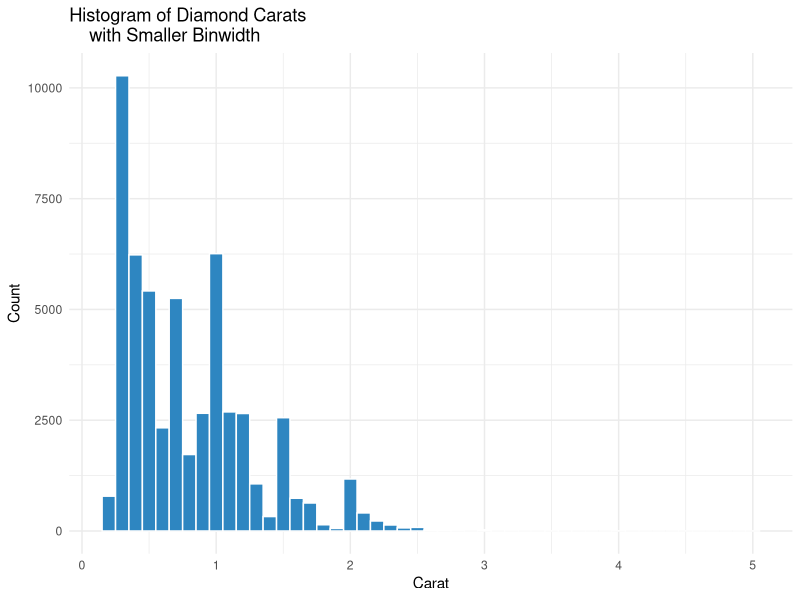
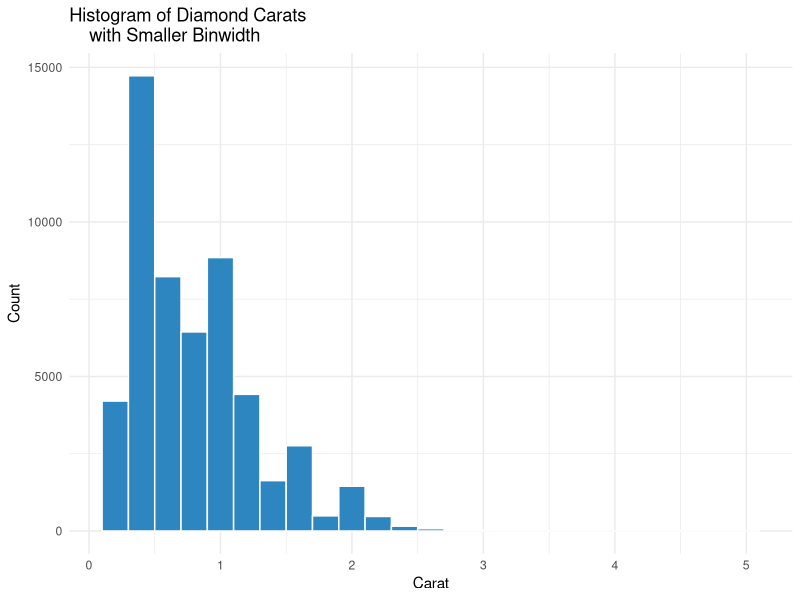
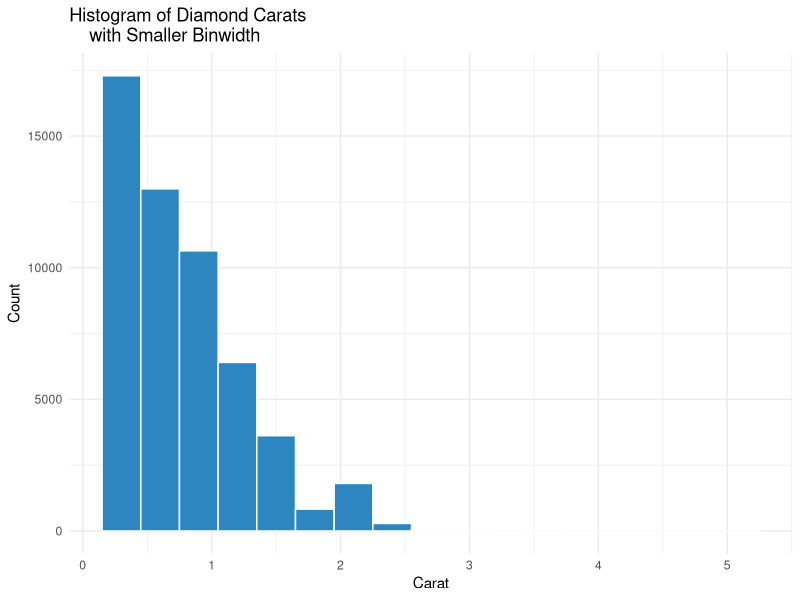
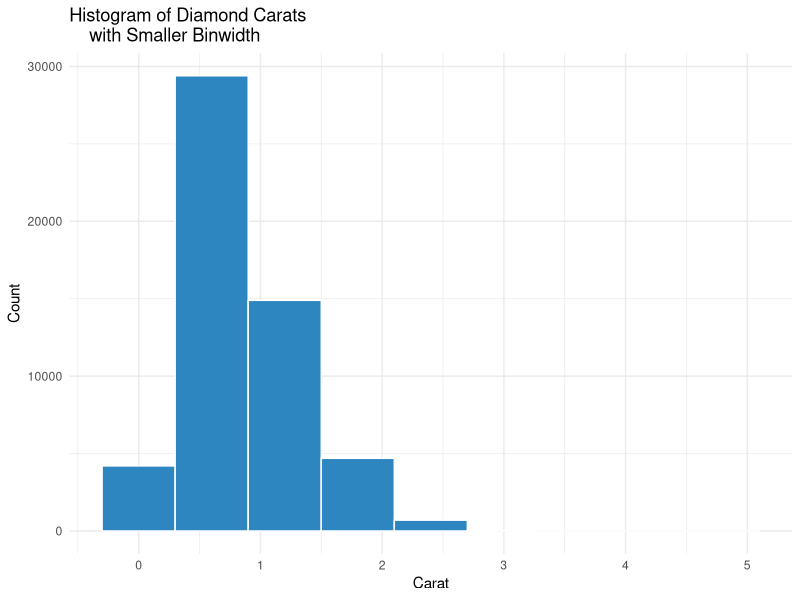
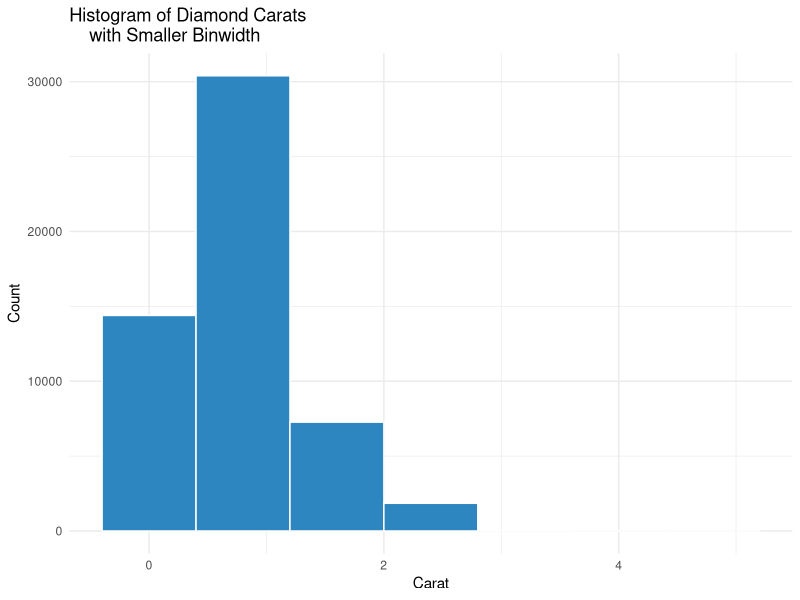
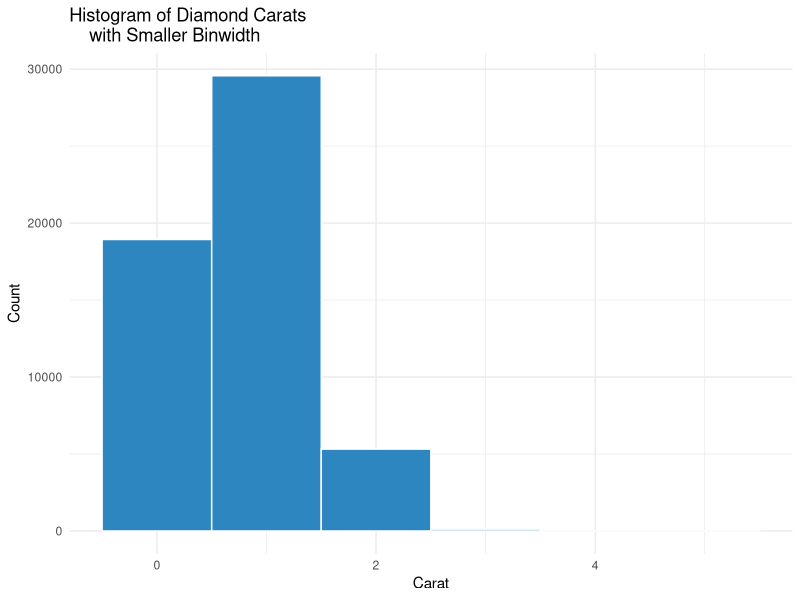
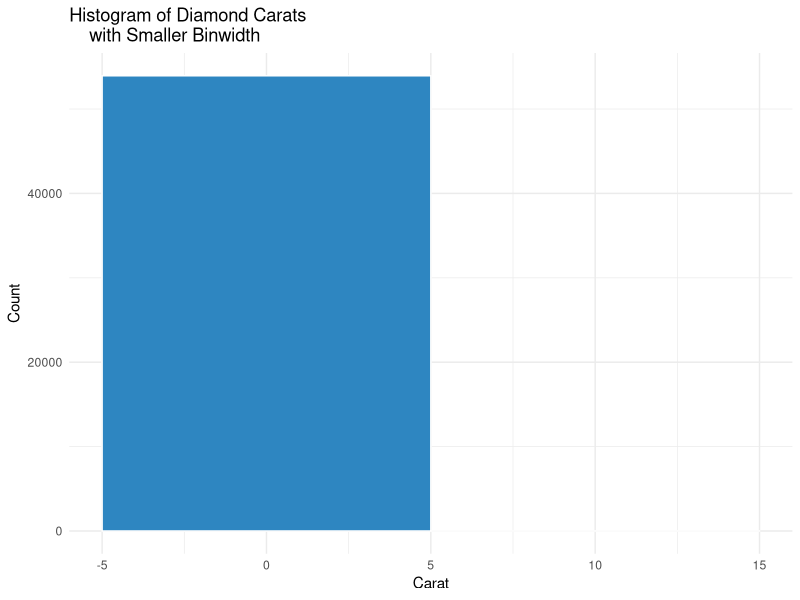
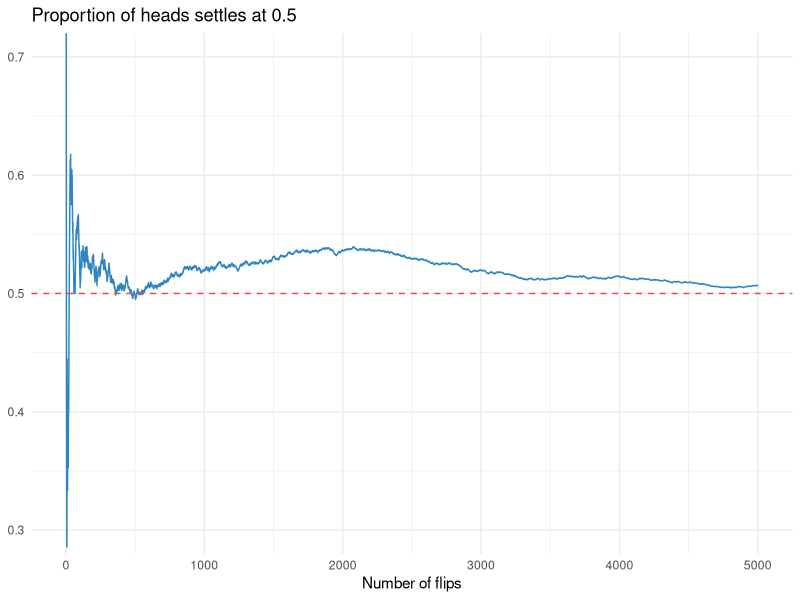

Recreate these plots in R, in order.
## ---- chunk 1
library(tidyverse)

bw = 0.1 # binwidth setting
ggplot(diamonds, aes(x = carat)) +
  geom_histogram(binwidth = bw ,
    fill = "#2E86C1", color = "white") +
  labs(title = "Histogram of Diamond Carats
    with Smaller Binwidth",
       x = "Carat", y = "Count") +
  theme_minimal()
## ---- chunk 2
library(tidyverse)

bw = 0.2 # binwidth setting
ggplot(diamonds, aes(x = carat)) +
  geom_histogram(binwidth = bw ,
    fill = "#2E86C1", color = "white") +
  labs(title = "Histogram of Diamond Carats
    with Smaller Binwidth",
       x = "Carat", y = "Count") +
  theme_minimal()
## ---- chunk 3
library(tidyverse)

bw = 0.3 # binwidth setting
ggplot(diamonds, aes(x = carat)) +
  geom_histogram(binwidth = bw ,
    fill = "#2E86C1", color = "white") +
  labs(title = "Histogram of Diamond Carats
    with Smaller Binwidth",
       x = "Carat", y = "Count") +
  theme_minimal()
## ---- chunk 4
library(tidyverse)

bw = 0.6 # binwidth setting
ggplot(diamonds, aes(x = carat)) +
  geom_histogram(binwidth = bw ,
    fill = "#2E86C1", color = "white") +
  labs(title = "Histogram of Diamond Carats
    with Smaller Binwidth",
       x = "Carat", y = "Count") +
  theme_minimal()
## ---- chunk 5
library(tidyverse)

bw = 0.8 # binwidth setting
ggplot(diamonds, aes(x = carat)) +
  geom_histogram(binwidth = bw ,
    fill = "#2E86C1", color = "white") +
  labs(title = "Histogram of Diamond Carats
    with Smaller Binwidth",
       x = "Carat", y = "Count") +
  theme_minimal()
## ---- chunk 6
library(tidyverse)

bw = 1 # binwidth setting
ggplot(diamonds, aes(x = carat)) +
  geom_histogram(binwidth = bw ,
    fill = "#2E86C1", color = "white") +
  labs(title = "Histogram of Diamond Carats
    with Smaller Binwidth",
       x = "Carat", y = "Count") +
  theme_minimal()
## ---- chunk 7
library(tidyverse)

bw = 10 # binwidth setting
ggplot(diamonds, aes(x = carat)) +
  geom_histogram(binwidth = bw ,
    fill = "#2E86C1", color = "white") +
  labs(title = "Histogram of Diamond Carats
    with Smaller Binwidth",
       x = "Carat", y = "Count") +
  theme_minimal()
## ---- chunk 8
#| echo: false
#| fig-width: 6
#| fig-height: 3.6

library(tidyverse)
set.seed(301)

flips <- sample(c(0, 1), 5000, replace = TRUE)

tibble(
  n = seq_along(flips),
  running = cummean(flips)
) %>%
  ggplot(aes(n, running)) +
  geom_line(color = "#2E86C1") +
  geom_hline(yintercept = 0.5,
             color = "#E74C3C",
             linetype = "dashed") +
  coord_cartesian(ylim = c(0.3, 0.7)) +
  labs(title = "Proportion of heads settles at 0.5",
       x = "Number of flips", y = NULL) +
  theme_minimal(base_size = 11)
## ---- chunk 9
#| echo: true

set.seed(301)

# Without replacement (default) - like dealing cards
sample(1:10, size = 5)

# With replacement - like rolling a die repeatedly
sample(1:6, size = 10, replace = TRUE)
## ---- chunk 10
#| echo: true

# Unequal probabilities - a weighted coin
sample(c("Heads", "Tails"), size = 10, replace = TRUE, prob = c(0.8, 0.2))

# Shuffle an entire vector
sample(letters[1:8])
## ---- chunk 11
#| echo: true

# Sample rows of a data frame (tidyverse)
slice_sample(iris, n = 10)
## ---- chunk 12
#| echo: true
#| fig-width: 6
#| fig-height: 3.6
library(tidyverse)

# Scatter plot of continuous data 
# (Engine displacement vs. Highway MPG)
ggplot(data = mpg, aes(x = displ, y = hwy)) +
  geom_point(color = "steelblue", size = 2.5, alpha = 0.7) +
  labs(
    title = "Continuous Data: Engine Size vs. Fuel Efficiency",
    x = "Engine Displacement (Liters)",
    y = "Highway Miles per Gallon"
  ) +
  theme_minimal()
## ---- chunk 13
#| echo: true
#| fig-width: 6
#| fig-height: 3.6
library(tidyverse)

# Bar chart of discrete data (Count of diamonds by cut quality)
ggplot(data = diamonds, aes(x = cut)) +
  geom_bar(fill = "steelblue", color = "black", alpha = 0.7) +
  labs(
    title = "Discrete Data: Count of Diamonds by Cut",
    x = "Cut Quality (Category)",
    y = "Count"
  ) + theme_minimal()
## ---- chunk 14
#| echo: false
#| fig-width: 11
#| fig-height: 3.8

x <- seq(-4, 4, length.out = 300)

tibble(x = x, density = dnorm(x)) %>%
  ggplot(aes(x, density)) +
  geom_area(data = ~ filter(.x, x >= -1, x <= 1),
   fill = "#27AE60", alpha = 0.5) +
  geom_area(data = ~ filter(.x, x >= -2, x <= 2),
   fill = "#3498DB", alpha = 0.25) +
  geom_area(data = ~ filter(.x, x >= -3, x <= 3),
   fill = "#8E44AD", alpha = 0.15
) +
geom_line(linewidth = 1) +
  annotate("text", x = 0, y = 0.15,
   label = "68%", size = 5, color = "white") +
  annotate("text", x = 1.5, y = 0.05,
   label = "95%", size = 4.5, color = "#2E86C1") +
  labs(title = "The 68-95-99.7 rule",
       subtitle = "Within 1, 2, and 3 standard deviations of the mean",
       y = "Density") +

  theme_minimal(base_size = 12)
## ---- chunk 15
#| echo: true

# Human IQ scores: mean 100, sd 15

# 1. What fraction score below 115 (cumulative 
# probability of scoring less than 115)?
pnorm(115, mean = 100, sd = 15)

# 2. What fraction score ABOVE 130 (cumulative 
# probability of scoring more than 130)?
pnorm(130, mean = 100, sd = 15, lower.tail = FALSE)

# 3. What fraction between 85 and 115 (cumulative 
# probability of scoring between 85 and 115)?
pnorm(115, 100, 15) - pnorm(85, 100, 15)

# 4. What score puts you in the top 1% (cumulative
# probability of scoring less than this score)?
qnorm(0.99, mean = 100, sd = 15)

# 5. The classic 95% cutoffs on the standard normal
# (cumulative probability of scoring between these # cutoffs)
qnorm(c(0.025, 0.975))
## ---- chunk 16
#| echo: true
#| fig-width: 10
#| fig-height: 3.6
#| output-location: column

# The probability of getting exactly 5 correct answers 
# out of 20 questions when guessing randomly on a 
# multiple-choice quiz with 4 options per question?
# P(exactly 5 correct)
dbinom(5, size = 20, prob = 0.25)
## ---- chunk 17
#| echo: true
#| fig-width: 10
#| fig-height: 3.6
#| output-location: column
# The probability of getting 10 or more correct answers 
# out of 20 questions when randomly guessing on a 
# multiple-choice quiz with 4 options per question?
# P(10 or more correct). Note, `lower.tail = FALSE`
# calculates the probability of getting more than 
# 9 correct, rather than 9 or fewer.
pbinom(9, 20, 0.25, lower.tail = FALSE)

## ---- chunk 18
#| echo: true
#| fig-width: 10
#| fig-height: 3.6
#| output-location: column
tibble(k = 0:20,
       p = dbinom(0:20, 20, 0.25)) %>%
  ggplot(aes(factor(k), p)) +
  geom_col(fill = "#8E44AD") +
  labs(title = "Guessing on a 20-question quiz",
       x = "Number correct",
       y = "Probability") +
  theme_minimal(base_size = 11)
## ---- chunk 19
#| echo: true
#| fig-width: 11
#| fig-height: 3.4

# A help desk receives 4 calls per hour on average

cat("P(exactly 4 calls):", round(dpois(4, lambda = 4), 4), "\n")
cat("P(more than 8):    ", round(ppois(8, 4, lower.tail = FALSE), 4), "\n")
cat("Busiest 5% of hours start at:", qpois(0.95, 4), "calls\n")
## ---- chunk 20
#| echo: true
#| fig-width: 11
#| fig-height: 3.4

tibble(k = rep(0:15, 3),
       lambda = rep(c(1, 4, 9), each = 16)) %>%
  mutate(p = dpois(k, lambda)) %>%
  ggplot(aes(k, p, fill = factor(lambda))) +
  geom_col(position = "identity", alpha = 0.6) +
  scale_fill_manual(values = c("#27AE60", "#3498DB", "#E67E22")) +
  labs(title = "Poisson gets more symmetric as lambda (an average) grows",
       fill = "lambda", x = "Events", y = "Probability") +
  theme_minimal(base_size = 11)
## ---- chunk 21
#| echo: false
#| fig-width: 10
#| fig-height: 3.6
#| 
library(tidyverse)

set.seed(301)
draws <- rnorm(1000, mean = 100, sd = 15)

#mean(draws)
#sd(draws)

ggplot(tibble(x = draws), aes(x)) +
  geom_histogram(aes(y = after_stat(density)), bins = 30,
                 fill = "#3498DB", color = "white") +
  stat_function(fun = dnorm, args = list(mean = 100, sd = 15),
                color = "#E74C3C", linewidth = 1) +
  labs(title = "Means of Samples", x = "Means", y ="Magnitude") +
  
  theme_minimal()
## ---- chunk 22
#| echo: true

set.seed(301)

# Our "population": 100,000 adults with mean height 170cm, sd 10
population <- rnorm(100000, mean = 170, sd = 10)
mean(population)

# Take three samples of 25 people each
mean(sample(population, 25))
mean(sample(population, 25))
mean(sample(population, 25))
## ---- chunk 23
#| echo: true
#| fig-width: 11
#| fig-height: 3.6

set.seed(301)

# Repeat "take a sample of 25, record the mean" 5,000 times
sample_means <- replicate(5000, mean(sample(population, 25)))

cat("Population mean:      ", round(mean(population), 2), "\n")
cat("Mean of sample means: ", round(mean(sample_means), 2), "\n")
cat("SD of sample means:   ", round(sd(sample_means), 2), "\n")
cat("Theory: sigma/sqrt(n) =", round(10 / sqrt(25), 2), "\n")
## ---- chunk 24
#| echo: true
#| fig-width: 11
#| fig-height: 3.6

set.seed(301)

# Repeat "take a sample of 25, record the mean" 5,000 times
sample_means <- replicate(5000, mean(sample(population, 25)))

ggplot(tibble(m = sample_means), aes(m)) +
  geom_histogram(bins = 40, fill = "#3498DB", color = "white") +
  geom_vline(xintercept = mean(population), color = "#E74C3C", linewidth = 1) +
  labs(title = "5,000 sample means, n = 25 each",
       x = "Sample mean", y = "Count") +
  theme_minimal(base_size = 12)
## ---- chunk 25
#| echo: true

set.seed(301)

# Our "population": 100,000 adults with mean height 170cm, sd 10
population <- rnorm(100000, mean = 170, sd = 10)

# Take a single sample of 25 people
sample_mean <- mean(sample(population, 25))

cat("Population mean:      ", round(mean(population), 2), "\n")
cat("Sample mean:        ", round(sample_mean, 2), "\n")
## ---- chunk 26
#| echo: true
#| fig-width: 11
#| fig-height: 3.6

set.seed(301)

# Our "population": 100,000 adults with mean height 170cm, sd 10
population <- rnorm(100000, mean = 170, sd = 10)

# Take a single sample of 25 people
sample_mean <- mean(sample(population, 25))

ggplot(tibble(x = population), aes(x)) +
  geom_histogram(bins = 50, fill = "#3498DB", color = "white") +
  geom_vline(xintercept = mean(population), color = "#E74C3C", linewidth = 1) +
  geom_vline(xintercept = sample_mean, color = "#2E8B57", linewidth = 1) +
  labs(title = "Population vs. Sample",
       x = "Height (cm)", y = "Count") +
  theme_minimal(base_size = 12)
## ---- chunk 27
#| echo: false
#| fig-width: 11
#| fig-height: 3.6

set.seed(301)

# Our "population": 100,000 adults with mean height 170cm, sd 10
population <- rnorm(100000, mean = 170, sd = 10)

# Take a single sample of 25 people
sample_mean <- mean(sample(population, 25))

ggplot(tibble(x = population), aes(x)) +
  geom_histogram(bins = 50, fill = "#3498DB", color = "white") +
  geom_vline(xintercept = mean(population), color = "#E74C3C", linewidth = 1) +
  geom_vline(xintercept = sample_mean, color = "#2E8B57", linewidth = 1) +
  labs(title = "Population vs. Sample",
       x = "Height (cm)", y = "Count") +
  theme_minimal(base_size = 12)
## ---- chunk 28
#| echo: true
#| fig-width: 11
#| fig-height: 3.2

se_table <- tibble(n = c(4, 16, 25, 100, 400, 1600)) %>%
  mutate(standardError = 10 / sqrt(n))
se_table
## ---- chunk 29
#| echo: true
#| fig-width: 11
#| fig-height: 3.2

se_table <- tibble(n = c(4, 16, 25, 100, 400, 1600)) %>%
  mutate(standardError = 10 / sqrt(n))

ggplot(se_table, aes(n, standardError)) +
  geom_line(color = "#8E44AD", linewidth = 1) +
  geom_point(size = 3, color = "#8E44AD") +
  labs(title = "Diminishing returns: quadruple n to halve the error",
       x = "Sample size", y = "Standard error") +
  theme_minimal(base_size = 12)
